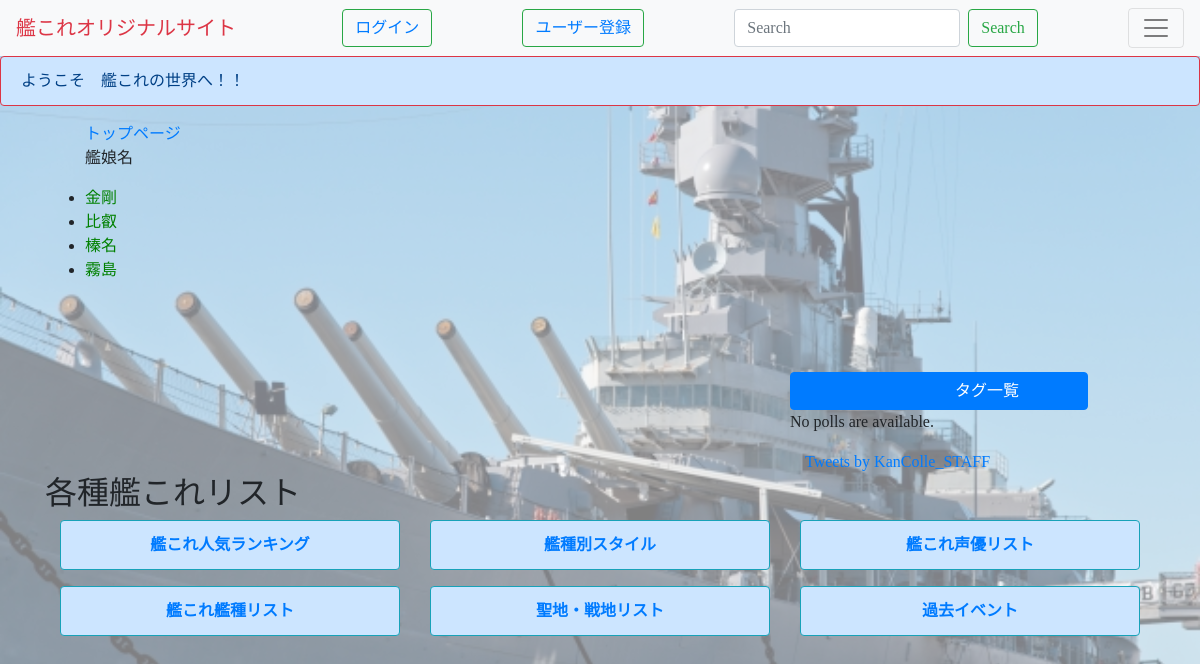
The app's page /kanmusu/13/ with its own data.
### polls/models.py (models this page shows, shortened)
class Kanmusu(models.Model):
    name=models.CharField(max_length=200,unique=True)
    kansyu=models.ForeignKey(Kansyu, on_delete=models.CASCADE)
    OOgata=models.ForeignKey(Oogata, on_delete=models.CASCADE)
    number=models.IntegerField(default=0)
    ichinin=models.CharField(max_length=200)
    Fsutairu=models.CharField(max_length=200)
    tokuchou=models.CharField(max_length=200)
    eshi = models.ForeignKey(Eshi, on_delete=models.CASCADE)
    seiyu = models.ForeignKey(Seiyu, on_delete=models.CASCADE)
    like_num = models.IntegerField(default=0)

### polls/views.py (the view)
# urls.py: path('kanmusu/<int:oogata_id>/', views.kanmusu_by_type, name='kanmusu_by_type'),
def kanmusu_by_type(request,oogata_id):
    latest_kanmusu_list = Kanmusu.objects.filter(OOgata=oogata_id)
    context = {'latest_kanmusu_list': latest_kanmusu_list}
    return render(request, 'polls/kanmusu_name.html', context)

### polls/templates/polls/kanmusu_name.html
{% extends 'polls/base.html' %}
{% block content %}
{% if latest_kanmusu_list %}
    <ul>
<a href="/polls/">トップページ</a>
    <p>艦娘名</p>
    {% for kanmusu in latest_kanmusu_list %}
        <li><a href="{% url 'detail2' kanmusu.id %}">{{ kanmusu.name}}</a></li>
    {% endfor %}
    </ul>
{% else %}
    <p>No polls are available.</p>
{% endif %}
{% endblock %}

### polls/static/polls/style.css (style rules this page uses)
li a { color: green; }
body { background-image:url("images/9300b46ef0c34f2cccaa72ff57401008_s.jpg"); background-color: rgba(255,255,255,0.5); background-blend-mode:lighten; background-size: 100%; background-repeat: no-repeat; background-attachment: fixed; font-family:"Yu Gothic", "游ゴシック", YuGothic, "游ゴシック体"; }

### records on screen
Kanmusu: name "金剛"
Kanmusu: name "比叡"
Kanmusu: name "榛名"
Kanmusu: name "霧島"
